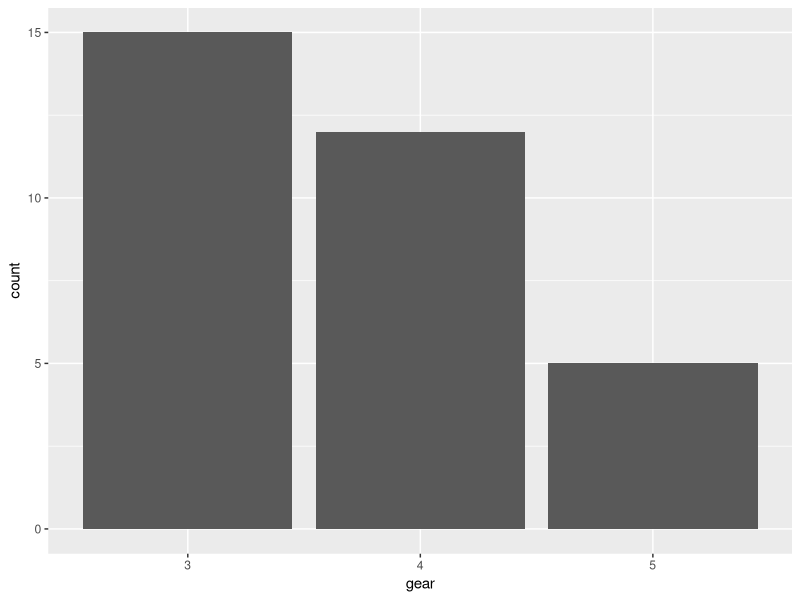
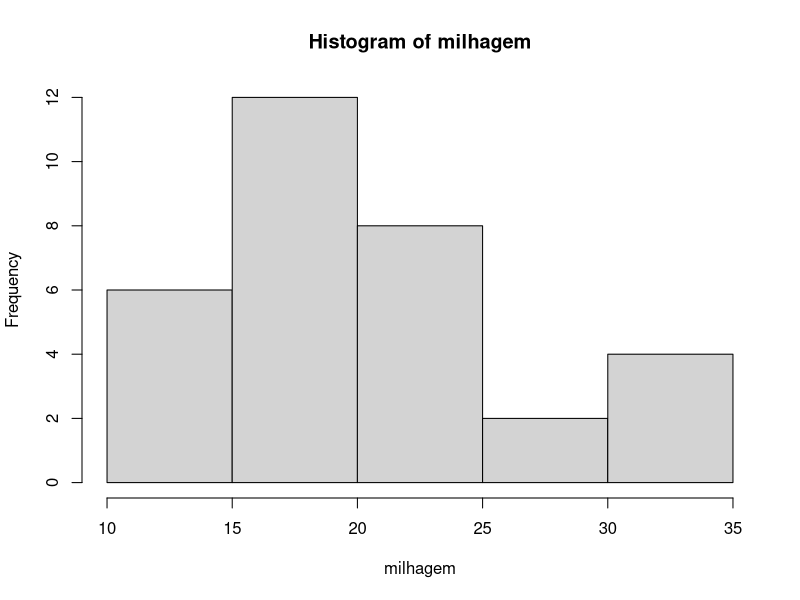
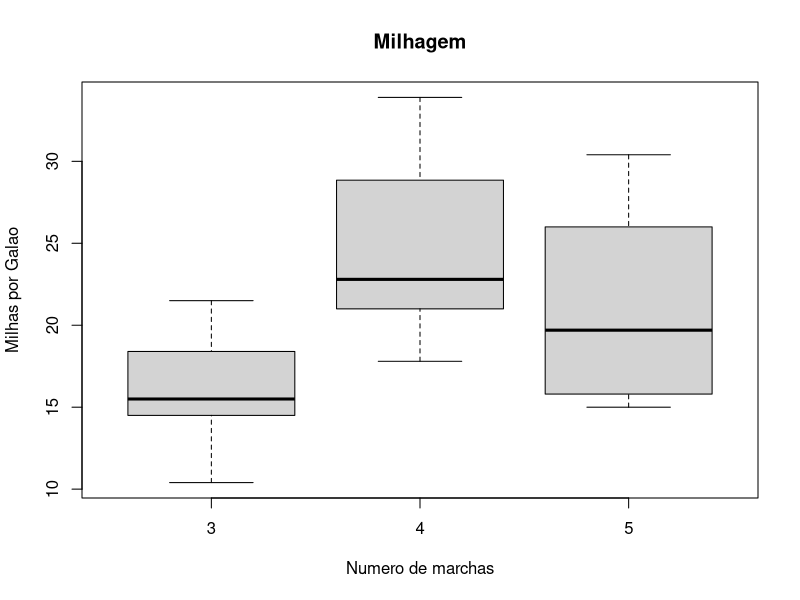

Reproduce these figures in R, in order.
## ---- chunk 1

library(ggplot2)
mtcars$gear <- as.factor(mtcars$gear)


#agora vamos fazer um barplot
ggplot(mtcars, aes(x = gear)) + geom_bar()
# Em seguida vamos fazer um histograma, para milhas por galao:
milhagem <- mtcars$mpg
hist(milhagem)
#agora vamos fazer um boxplot de milhagem por marchas
# https://www.tutorialspoint.com/r/r_boxplots.htm
boxplot(mpg ~ gear, data = mtcars, xlab = "Numero de marchas",
        ylab = "Milhas por Galao", main = "Milhagem")

